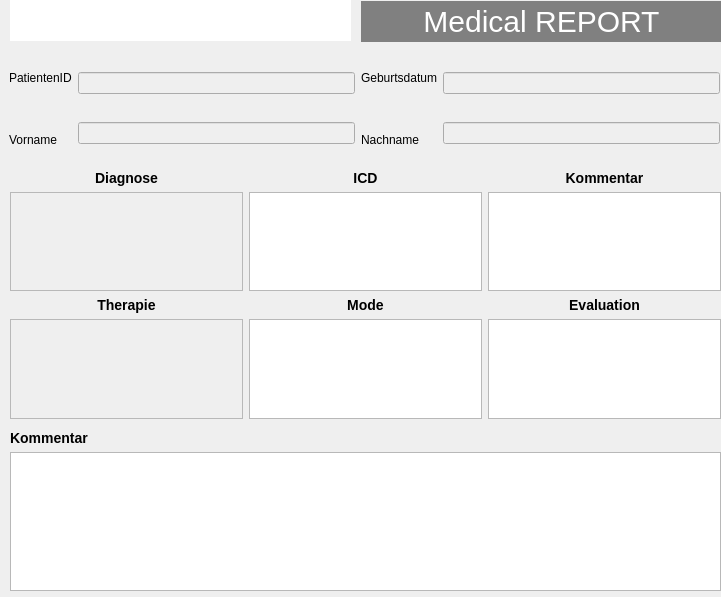
   <widget class="QWidget" name="page2">
    <property name="geometry">
     <rect>
      <x>0</x>
      <y>0</y>
      <width>721</width>
      <height>597</height>
     </rect>
    </property>
    <attribute name="label">
     <string>Seite 1</string>
    </attribute>
    <widget class="QWidget" name="layoutWidget">
     <property name="geometry">
      <rect>
       <x>361</x>
       <y>1</y>
       <width>361</width>
       <height>41</height>
      </rect>
     </property>
     <layout class="QHBoxLayout" name="horizontalLayout_93">
      <item>
       <widget class="QLabel" name="label_21">
        <property name="autoFillBackground">
         <bool>false</bool>
        </property>
        <property name="styleSheet">
         <string notr="true">font-size:30px;background-color:grey;color:white;</string>
        </property>
        <property name="text">
         <string>Medical REPORT</string>
        </property>
        <property name="alignment">
         <set>Qt::AlignCenter</set>
        </property>
       </widget>
      </item>
     </layout>
    </widget>
    <widget class="QWidget" name="layoutWidget">
     <property name="geometry">
      <rect>
       <x>9</x>
       <y>50</y>
       <width>711</width>
       <height>117</height>
      </rect>
     </property>
     <layout class="QHBoxLayout" name="horizontalLayout_26">
      <item>
       <layout class="QVBoxLayout" name="verticalLayout">
        <item>
         <widget class="QLabel" name="label_4">
          <property name="text">
           <string>PatientenID</string>
          </property>
         </widget>
        </item>
        <item>
         <widget class="QLabel" name="label_5">
          <property name="layoutDirection">
           <enum>Qt::LeftToRight</enum>
          </property>
          <property name="text">
           <string>Vorname</string>
          </property>
         </widget>
        </item>
       </layout>
      </item>
      <item>
       <layout class="QVBoxLayout" name="verticalLayout_11">
        <item>
         <widget class="QLineEdit" name="lePatientenID">
          <property name="enabled">
           <bool>false</bool>
          </property>
          <property name="styleSheet">
           <string notr="true">color:black;</string>
          </property>
         </widget>
        </item>
        <item>
         <widget class="QLineEdit" name="lePatVorname">
          <property name="enabled">
           <bool>false</bool>
          </property>
          <property name="styleSheet">
           <string notr="true">color:black;</string>
          </property>
         </widget>
        </item>
       </layout>
      </item>
      <item>
       <layout class="QVBoxLayout" name="verticalLayout_2">
        <item>
         <widget class="QLabel" name="label_22">
          <property name="text">
           <string>Geburtsdatum</string>
          </property>
         </widget>
        </item>
        <item>
         <widget class="QLabel" name="label_23">
          <property name="text">
           <string>Nachname</string>
          </property>
         </widget>
        </item>
       </layout>
      </item>
      <item>
       <layout class="QVBoxLayout" name="verticalLayout_4">
        <item>
         <widget class="QLineEdit" name="lePatGebDatum">
          <property name="enabled">
           <bool>false</bool>
          </property>
          <property name="styleSheet">
           <string notr="true">color:black;</string>
          </property>
         </widget>
        </item>
        <item>
         <widget class="QLineEdit" name="lePatName">
          <property name="enabled">
           <bool>false</bool>
          </property>
          <property name="styleSheet">
           <string notr="true">color:black;</string>
          </property>
         </widget>
        </item>
       </layout>
      </item>
     </layout>
    </widget>
    <widget class="QGraphicsView" name="graphicsView">
     <property name="geometry">
      <rect>
       <x>10</x>
       <y>0</y>
       <width>341</width>
       <height>41</height>
      </rect>
     </property>
     <property name="sizePolicy">
      <sizepolicy hsizetype="Maximum" vsizetype="Maximum">
       <horstretch>0</horstretch>
       <verstretch>0</verstretch>
      </sizepolicy>
     </property>
     <property name="maximumSize">
      <size>
       <width>341</width>
       <height>41</height>
      </size>
     </property>
     <property name="styleSheet">
      <string notr="true">background:url(//192.168.100.10/q/SLW/Template/qscript/Acqua/kzg_LOGO_grunerbalken41_41_v2.jpg);</string>
     </property>
     <property name="frameShape">
      <enum>QFrame::NoFrame</enum>
     </property>
     <property name="frameShadow">
      <enum>QFrame::Plain</enum>
     </property>
     <property name="lineWidth">
      <number>0</number>
     </property>
     <property name="sizeAdjustPolicy">
      <enum>QAbstractScrollArea::AdjustToContentsOnFirstShow</enum>
     </property>
    </widget>
    <widget class="QWidget" name="layoutWidget">
     <property name="geometry">
      <rect>
       <x>10</x>
       <y>170</y>
       <width>711</width>
       <height>249</height>
      </rect>
     </property>
     <layout class="QHBoxLayout" name="horizontalLayout2">
      <item>
       <layout class="QVBoxLayout" name="verticalLayout_19">
        <item>
         <layout class="QVBoxLayout" name="verticalLayout_12">
          <item>
           <widget class="QLabel" name="label_26">
            <property name="styleSheet">
             <string notr="true">font-weight:bold;font-size:14px;</string>
            </property>
            <property name="text">
             <string>Diagnose</string>
            </property>
            <property name="alignment">
             <set>Qt::AlignCenter</set>
            </property>
           </widget>
          </item>
          <item>
           <widget class="QPlainTextEdit" name="pteDiagnose">
            <property name="enabled">
             <bool>false</bool>
            </property>
            <property name="sizePolicy">
             <sizepolicy hsizetype="Expanding" vsizetype="Expanding">
              <horstretch>0</horstretch>
              <verstretch>0</verstretch>
             </sizepolicy>
            </property>
            <property name="maximumSize">
             <size>
              <width>16777215</width>
              <height>16777215</height>
             </size>
            </property>
            <property name="styleSheet">
             <string notr="true">color:black;</string>
            </property>
           </widget>
          </item>
         </layout>
        </item>
        <item>
         <layout class="QVBoxLayout" name="verticalLayout_15">
          <item>
           <widget class="QLabel" name="label_29">
            <property name="styleSheet">
             <string notr="true">font-weight:bold;font-size:14px;</string>
            </property>
            <property name="text">
             <string>Therapie</string>
            </property>
            <property name="alignment">
             <set>Qt::AlignCenter</set>
            </property>
           </widget>
          </item>
          <item>
           <widget class="QPlainTextEdit" name="pteTherapie">
            <property name="enabled">
             <bool>false</bool>
            </property>
            <property name="sizePolicy">
             <sizepolicy hsizetype="Expanding" vsizetype="Expanding">
              <horstretch>0</horstretch>
              <verstretch>0</verstretch>
             </sizepolicy>
            </property>
            <property name="maximumSize">
             <size>
              <width>16777215</width>
              <height>16777215</height>
             </size>
            </property>
            <property name="styleSheet">
             <string notr="true">color:black;</string>
            </property>
           </widget>
          </item>
         </layout>
        </item>
       </layout>
      </item>
      <item>
       <layout class="QVBoxLayout" name="verticalLayout_20">
        <item>
         <layout class="QVBoxLayout" name="verticalLayout_13">
          <item>
           <widget class="QLabel" name="label_27">
            <property name="styleSheet">
             <string notr="true">font-weight:bold;font-size:14px;</string>
            </property>
            <property name="text">
             <string>ICD</string>
            </property>
            <property name="alignment">
             <set>Qt::AlignCenter</set>
            </property>
           </widget>
          </item>
          <item>
           <widget class="QPlainTextEdit" name="pteICD"/>
          </item>
         </layout>
        </item>
        <item>
         <layout class="QVBoxLayout" name="verticalLayout_16">
          <item>
           <widget class="QLabel" name="label0">
            <property name="styleSheet">
             <string notr="true">font-weight:bold;font-size:14px;</string>
            </property>
            <property name="text">
             <string>Mode</string>
            </property>
            <property name="alignment">
             <set>Qt::AlignCenter</set>
            </property>
           </widget>
          </item>
          <item>
           <widget class="QPlainTextEdit" name="pteMode"/>
          </item>
         </layout>
        </item>
       </layout>
      </item>
      <item>
       <layout class="QVBoxLayout" name="verticalLayout_21">
        <item>
         <layout class="QVBoxLayout" name="verticalLayout_14">
          <item>
           <widget class="QLabel" name="label_28">
            <property name="styleSheet">
             <string notr="true">font-weight:bold;font-size:14px;</string>
            </property>
            <property name="text">
             <string>Kommentar</string>
            </property>
            <property name="alignment">
             <set>Qt::AlignCenter</set>
            </property>
           </widget>
          </item>
          <item>
           <widget class="QPlainTextEdit" name="pteKommentar"/>
          </item>
         </layout>
        </item>
        <item>
         <layout class="QVBoxLayout" name="verticalLayout_17">
          <item>
           <widget class="QLabel" name="label1">
            <property name="styleSheet">
             <string notr="true">font-weight:bold;font-size:14px;</string>
            </property>
            <property name="text">
             <string>Evaluation</string>
            </property>
            <property name="alignment">
             <set>Qt::AlignCenter</set>
            </property>
           </widget>
          </item>
          <item>
           <widget class="QPlainTextEdit" name="pteEvaluation"/>
          </item>
         </layout>
        </item>
       </layout>
      </item>
     </layout>
    </widget>
    <widget class="QWidget" name="layoutWidget">
     <property name="geometry">
      <rect>
       <x>10</x>
       <y>430</y>
       <width>711</width>
       <height>161</height>
      </rect>
     </property>
     <layout class="QVBoxLayout" name="verticalLayout_18">
      <item>
       <widget class="QLabel" name="label2">
        <property name="styleSheet">
         <string notr="true">font-weight:bold;font-size:14px;</string>
        </property>
        <property name="text">
         <string>Kommentar</string>
        </property>
       </widget>
      </item>
      <item>
       <widget class="QPlainTextEdit" name="pteKommentar2">
        <property name="styleSheet">
         <string notr="true"/>
        </property>
       </widget>
      </item>
     </layout>
    </widget>
   </widget>
